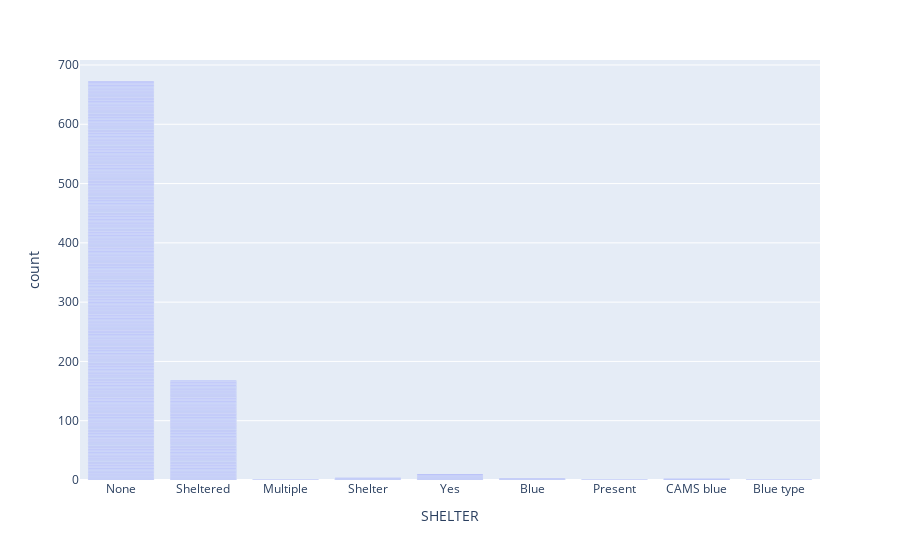

Notebook code cell kept with this figure:
### Code cell
fig = px.bar(gdf, x="SHELTER")
fig.show()

### Figure 1 — Plotly figure (JSON) as saved in the notebook; plotly's stock layout.template omitted (floating-point values rounded to 4 significant figures; data arrays with more than 128 entries replaced by an {"elided": "..."} marker saying what was removed)
{"data": [{"alignmentgroup": "True", "hovertemplate": "SHELTER=%{x}<br>count=%{y}<extra></extra>", "legendgroup": "", "marker": {"color": "#636efa", "pattern": {"shape": ""}}, "name": "", "offsetgroup": "", "orientation": "v", "showlegend": false, "textposition": "auto", "type": "bar", "x": {"elided": "863 str values"}, "xaxis": "x", "y": {"elided": "863 int values"}, "yaxis": "y"}], "layout": {"autosize": true, "barmode": "relative", "legend": {"tracegroupgap": 0}, "margin": {"t": 60}, "xaxis": {"anchor": "y", "autorange": true, "domain": [0, 1], "range": [-0.5, 8.5], "title": {"text": "SHELTER"}, "type": "category"}, "yaxis": {"anchor": "x", "autorange": true, "domain": [0, 1], "range": [0, 708.4], "title": {"text": "count"}, "type": "linear"}}}
